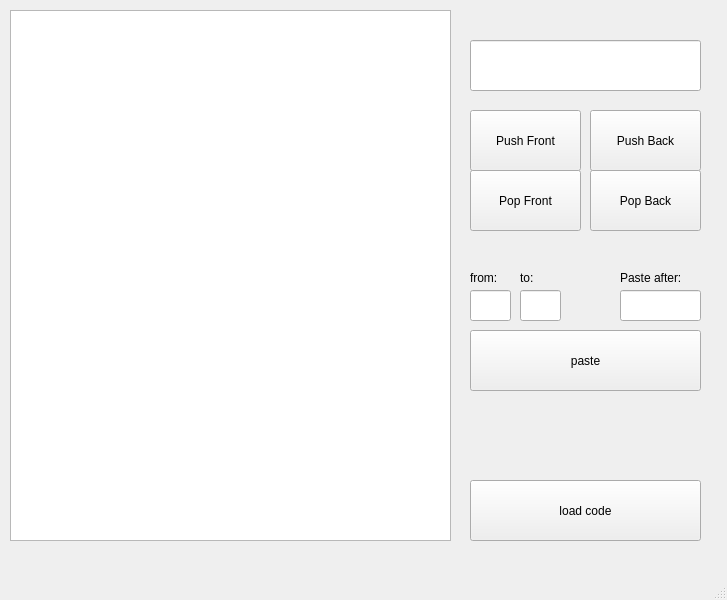
<?xml version="1.0" encoding="UTF-8"?>
<ui version="4.0">
 <class>MainWindow</class>
 <widget class="QMainWindow" name="MainWindow">
  <property name="geometry">
   <rect>
    <x>0</x>
    <y>0</y>
    <width>727</width>
    <height>600</height>
   </rect>
  </property>
  <property name="windowTitle">
   <string>MainWindow</string>
  </property>
  <widget class="QWidget" name="centralwidget">
   <widget class="QPushButton" name="pushButton">
    <property name="geometry">
     <rect>
      <x>470</x>
      <y>110</y>
      <width>111</width>
      <height>61</height>
     </rect>
    </property>
    <property name="text">
     <string>Push Front</string>
    </property>
   </widget>
   <widget class="QPushButton" name="pushButton_2">
    <property name="geometry">
     <rect>
      <x>590</x>
      <y>110</y>
      <width>111</width>
      <height>61</height>
     </rect>
    </property>
    <property name="text">
     <string>Push Back</string>
    </property>
   </widget>
   <widget class="QLineEdit" name="lineEdit">
    <property name="geometry">
     <rect>
      <x>470</x>
      <y>40</y>
      <width>231</width>
      <height>51</height>
     </rect>
    </property>
   </widget>
   <widget class="QPushButton" name="pushButton_3">
    <property name="geometry">
     <rect>
      <x>590</x>
      <y>170</y>
      <width>111</width>
      <height>61</height>
     </rect>
    </property>
    <property name="text">
     <string>Pop Back</string>
    </property>
   </widget>
   <widget class="QPushButton" name="pushButton_4">
    <property name="geometry">
     <rect>
      <x>470</x>
      <y>170</y>
      <width>111</width>
      <height>61</height>
     </rect>
    </property>
    <property name="text">
     <string>Pop Front</string>
    </property>
   </widget>
   <widget class="QPushButton" name="pushButton_5">
    <property name="geometry">
     <rect>
      <x>470</x>
      <y>330</y>
      <width>231</width>
      <height>61</height>
     </rect>
    </property>
    <property name="text">
     <string>paste</string>
    </property>
   </widget>
   <widget class="QListWidget" name="listWidget">
    <property name="geometry">
     <rect>
      <x>10</x>
      <y>10</y>
      <width>441</width>
      <height>531</height>
     </rect>
    </property>
   </widget>
   <widget class="QLineEdit" name="lineEdit_2">
    <property name="geometry">
     <rect>
      <x>620</x>
      <y>290</y>
      <width>81</width>
      <height>31</height>
     </rect>
    </property>
   </widget>
   <widget class="QLineEdit" name="lineEdit_3">
    <property name="geometry">
     <rect>
      <x>520</x>
      <y>290</y>
      <width>41</width>
      <height>31</height>
     </rect>
    </property>
   </widget>
   <widget class="QLineEdit" name="lineEdit_4">
    <property name="geometry">
     <rect>
      <x>470</x>
      <y>290</y>
      <width>41</width>
      <height>31</height>
     </rect>
    </property>
   </widget>
   <widget class="QLabel" name="label">
    <property name="geometry">
     <rect>
      <x>620</x>
      <y>270</y>
      <width>71</width>
      <height>16</height>
     </rect>
    </property>
    <property name="text">
     <string>Paste after:</string>
    </property>
   </widget>
   <widget class="QLabel" name="label_2">
    <property name="geometry">
     <rect>
      <x>470</x>
      <y>270</y>
      <width>41</width>
      <height>16</height>
     </rect>
    </property>
    <property name="text">
     <string>from:</string>
    </property>
   </widget>
   <widget class="QLabel" name="label_3">
    <property name="geometry">
     <rect>
      <x>520</x>
      <y>270</y>
      <width>41</width>
      <height>16</height>
     </rect>
    </property>
    <property name="text">
     <string>to:</string>
    </property>
   </widget>
   <widget class="QPushButton" name="pushButton_6">
    <property name="geometry">
     <rect>
      <x>470</x>
      <y>480</y>
      <width>231</width>
      <height>61</height>
     </rect>
    </property>
    <property name="text">
     <string>load code</string>
    </property>
   </widget>
  </widget>
  <widget class="QMenuBar" name="menubar">
   <property name="geometry">
    <rect>
     <x>0</x>
     <y>0</y>
     <width>727</width>
     <height>26</height>
    </rect>
   </property>
  </widget>
  <widget class="QStatusBar" name="statusbar"/>
 </widget>
 <resources/>
 <connections/>
</ui>
